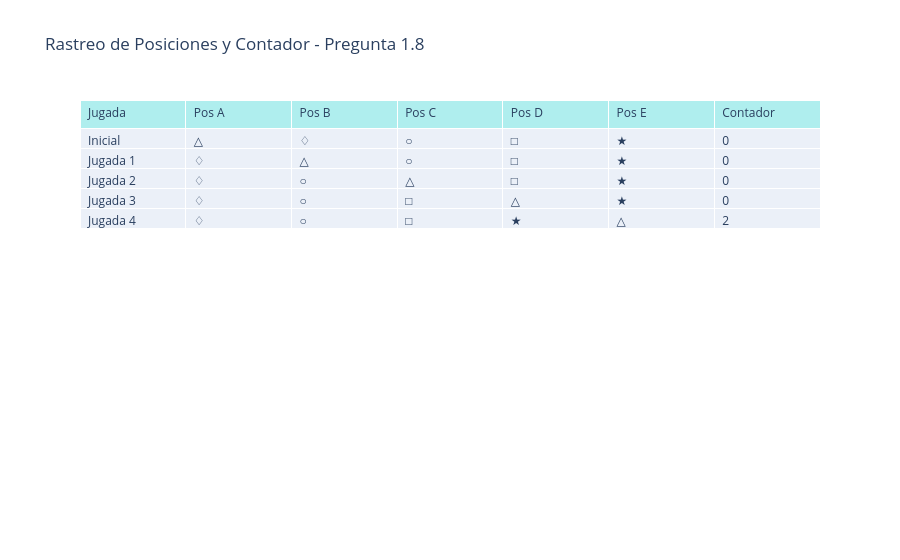

Notebook cell for this chart:
### Markdown cell above
Este es un excelente ejercicio de razonamiento lógico. Para resolverlo en menos de 2 minutos, la clave no es adivinar, sino **descartar posiciones** basándonos en los ceros del contador.

Aquí tienes el código para generar la tabla de seguimiento con todos los estados solicitados:

```python

### Code cell
import plotly.graph_objects as go

fig = go.Figure(data=[go.Table(
    header=dict(values=['Jugada', 'Pos A', 'Pos B', 'Pos C', 'Pos D', 'Pos E', 'Contador'],
                fill_color='paleturquoise',
                align='left'),
    cells=dict(values=[
        ['Inicial', 'Jugada 1', 'Jugada 2', 'Jugada 3', 'Jugada 4'], # Jugada
        ['△', '♢', '♢', '♢', '♢'], # Pos A
        ['♢', '△', '○', '○', '○'], # Pos B
        ['○', '○', '△', '□', '□'], # Pos C
        ['□', '□', '□', '△', '★'], # Pos D
        ['★', '★', '★', '★', '△'], # Pos E
        [0, 0, 0, 0, 2]             # Contador
    ],
    align='left'))
])

fig.update_layout(title="Rastreo de Posiciones y Contador - Pregunta 1.8")
fig.show()
# fig.write_image(r"C:\Users\marco\Downloads\tabla_jugadas.png")

### Figure 1 — Plotly figure (JSON) as saved in the notebook; plotly's stock layout.template omitted (floating-point values rounded to 4 significant figures)
{"data": [{"cells": {"align": "left", "values": [["Inicial", "Jugada 1", "Jugada 2", "Jugada 3", "Jugada 4"], ["△", "♢", "♢", "♢", "♢"], ["♢", "△", "○", "○", "○"], ["○", "○", "△", "□", "□"], ["□", "□", "□", "△", "★"], ["★", "★", "★", "★", "△"], [0, 0, 0, 0, 2]]}, "header": {"align": "left", "fill": {"color": "paleturquoise"}, "values": ["Jugada", "Pos A", "Pos B", "Pos C", "Pos D", "Pos E", "Contador"]}, "type": "table"}], "layout": {"title": {"text": "Rastreo de Posiciones y Contador - Pregunta 1.8"}}}
